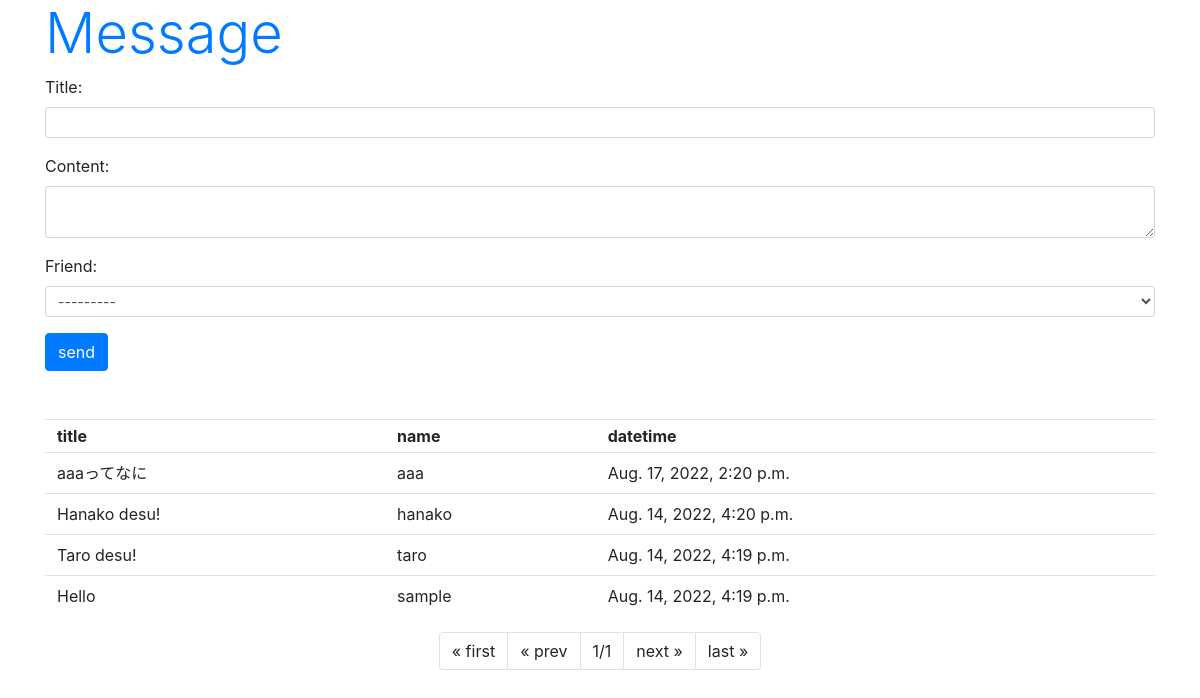
Page /hello/message/ on the committed database.
### hello/models.py (models this page shows, shortened)
class Message(models.Model):
  friend = models.ForeignKey(Friend, on_delete=models.CASCADE) #ForeignKeyを使ってFriendとの関連付けと削除用の機能を設定
  title = models.CharField(max_length=100)
  content = models.CharField(max_length=300)
  pub_date = models.DateTimeField(auto_now_add=True) #auto_now_addをTrueにすることで、自動で値が設定されるようになる
  class Meta:
    ordering = ('pub_date',) #レコードを投稿日時順に並べ替えるための処理

class Friend(models.Model): #Friendクラスの定義、下記に定義された情報がテーブルの項目と入れる値のデータ型を決定する
  name = models.CharField(max_length=100, \
    validators=[number_only]) #自分で定義したバリデーター用の関数をバリデーションとして設定
  mail = models.EmailField(max_length=200)
  gender = models.BooleanField()
  age = models.IntegerField(validators=[ \
    MinValueValidator(0), \
    MaxValueValidator(150)]) #項目ageに最小値と最大値のバリデーションを設定
  birthday = models.DateField()
  def __str__(self): #テキストの値を返す__str__メソッドを定義、これによってFriendクラスのインスタンスを{{}}で表示可能に
      return '<Friend:id=' + str(self.id) + ',' + self.name + '(' + str(self.age) + ')>' #レコードを追加したときの管理ツールでの表示される値を返す

### hello/views.py (the view)
# urls.py: path('message/', views.message, name='message'),
def message(request, page=1):
  if (request.method == 'POST'):
    obj = Message()
    form = MessageForm(request.POST, instance=obj) #MessageFormからPOSTメソッドで送信されたデータをformインスタンスとして生成
    form.save() #生成されたフォームの内容を保存する
  data = Message.objects.all().reverse() #Messageモデルの全レコードを取得し、pub_dataが新しい順に表示
  paginator = Paginator(data, 5) #1ページあたりのレコードを5つにしてページネーションする
  params = {
    'title':'Message',
    'form':MessageForm(),
    'data':paginator.get_page(page), #get_pageメソッドでアクセス時のページを取得する
  }
  return render(request, 'hello/message.html',params)

### hello/forms.py
class MessageForm(forms.ModelForm):
  class Meta:
    model = Message
    fields = ['title', 'content', 'friend']
    widgets = {
      'title':forms.TextInput(attrs={'class':'form-control form-control-sm', 'rows':2}),
      'content':forms.Textarea(attrs={'class':'form-control form-control-sm', 'rows':2}),
      'friend':forms.Select(attrs={'class':'form-control form-control-sm', 'rows':2}), #セレクトボックスでFriendモデルの値を表示
    }

### hello/templates/hello/message.html (shortened to what this page needs)
{% load static %}
<!doctype html>
<html lang="ja">
<head>
  <link rel="stylesheet"
    href="https://stackpath.bootstrapcdn.com/bootstrap/4.3.1/css/bootstrap.min.css"
>
</head>
<body class="container">
  <h1 class="display-4 text-primary">{{title}}</h1>
  <form action="{% url 'message' %}" method="post">
  {{form.as_p}}
  <input type="submit" value="send" class="btn btn-primary">
  <table class="table">
    <tr>
      <th class="py-1">title</th>
      <th class="py-1">name</th>
      <th class="py-1">datetime</th>
    </tr>
  {% for item in data %}
  <tr>
    <td class="py-2">{{item.title}}</td>
    <td class="py-2">{{item.friend.name}}</td>
    <td class="py-2">{{item.pub_date}}</td>
  </tr>
  {% endfor %}
  </table>
  <ul class="pagination justify-content-center">
    {% if data.has_previous %}
    <li class="page-item">
      <a class="page-link" href="{% url 'message' %}">&laquo; first</a>
    </li>
    <li class="page-item">
      <a class="page-link" href="{% url 'message' %}{{data.previous_page_number}}">&laquo; prev</a>
    </li>
    {% else %}
    <li class="page-item">
      <a class="page-link">&laquo; first</a>
    </li>
    <li class="page-item">
      <a class="page-link">&laquo; prev</a>
    </li>
    {% endif %}
    <li class="page-item">
      <a class="page-link">{{data.number}}/{{data.paginator.num_pages}}</a>
    </li>
    {% if data.has_next %}
    <li class="page-item">
      <a class="page-link" href="{% url 'message' %}{{data.next_page_number}}">next &raquo;</a>
    </li>
    <li class="page-item">
      <a class="page-link" href="{% url 'message' %}{{data.paginator.num_pages}}">last &raquo;</a>
    </li>
    {% else %}
    <li class="page-item">
      <a class="page-link">next &raquo;</a>
    </li>
    <li class="page-item">
      <a class="page-link">last &raquo;</a>
    </li>
    {% endif %}
  </ul>
</body>
</html>

### rows in the picture
Message: title "aaaってなに", friend.name "aaa", pub_date "Aug. 17, 2022, 2:20 p.m."
Message: title "Hanako desu!", friend.name "hanako", pub_date "Aug. 14, 2022, 4:20 p.m."
Message: title "Taro desu!", friend.name "taro", pub_date "Aug. 14, 2022, 4:19 p.m."
Message: title "Hello", friend.name "sample", pub_date "Aug. 14, 2022, 4:19 p.m."

### other values in the picture
{{ title }} "Message"
{{ data.number }} "1"
{{ data.paginator.num_pages }} "1"
